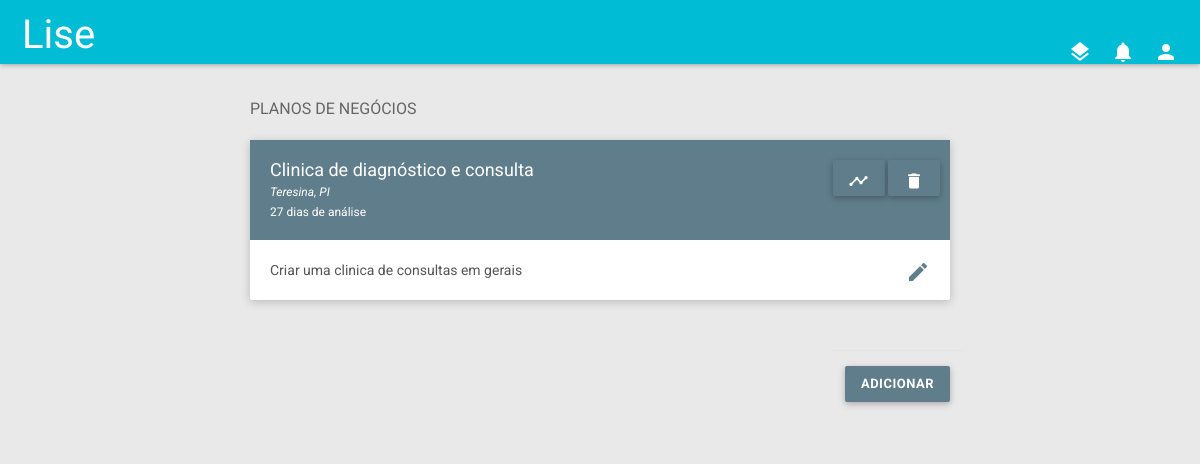
Screenshot of / (signed in) with the database file from the repository.
### managedata/models.py (models this page shows, shortened)
class BusinessPlan(models.Model):
    STATUS = (('solicitado','Solicitado'),('ativo','Ativo'),('cancelado','Cancelado'))
    description = models.CharField(max_length=240)
    state = models.CharField(max_length=100)
    city = models.CharField(max_length=100)
    enterprising = models.ForeignKey('Enterprising', on_delete=models.CASCADE)
    create_date = models.DateField()
    status = models.CharField(max_length=15, choices=STATUS, default='solicitado')
    category = models.ForeignKey('CategoryBusiness', on_delete=models.CASCADE, related_name='business_plans')
    def ageDays(self):
        return (date.today() - self.create_date).days
    def location(self):
        return '%s, %s' % (self.city, self.state)

class CategoryBusiness(models.Model):
    specialty = models.CharField(max_length=240, unique=True)
    branch = models.ManyToManyField('Branch')
    active = models.BooleanField(default=True)

### liseapp/views.py (the view)
# urls.py: url(r'^$', views.index, name='index'),
@login_required()
def index(request):
    profile = profileLoggedIn(request)
    plans = BusinessPlan.objects.filter(enterprising=profile, status='ativo')
    if request.method == 'POST':
        form = EditDescriptionPlan(request.POST)
        if form.is_valid():
            plan = BusinessPlan.objects.get(id=form.cleaned_data.get('id'))
            plan.description = form.cleaned_data.get('description')
            plan.save(force_update=True)
            return redirect('liseapp:index')
    else:
        form = EditDescriptionPlan()
    vals = dict(dict_base(request), **{'plans':plans, 'form':form})
    return render(request, 'index.html', vals)

### liseapp/models.py (called while the page is built)
    def days_ago_created(self):
        ago = (timezone.now().date() - self.date.date()).days
        return 'hoje' if ago == 0 else '1 dia atrás'if ago==1 else '%d dias atrás' % (ago)

    def get_href(self):
        return reverse('liseapp:notifications', kwargs={'pk':self.id})

### liseapp/views.py (called while the page is built)
def profileLoggedIn(request):
    return Enterprising.objects.get(user=request.user)

def dict_base(request):
    profile = profileLoggedIn(request)
    n = Notification.objects.filter(user=profile)[:5]
    n_not_viewed = Notification.objects.filter(user=profile, viewed=False)[:5]
    return {'notifications':n, 'noti_no_viewed': n_not_viewed}

### liseapp/templates/index.html (shortened to what this page needs)
{% extends 'base.html' %}
{% block body %}
    <section class="content" id="sem-margem">
        <div class="container-fluid">
            <div class="row clearfix">
                <div class="col-lg-8 col-lg-push-2 col-md-8 col-md-push-2 col-sm-12 col-xs-12">
                    <div class="row clearfix block-header" >
                        <div class="col-lg-9 col-md-8 col-sm-10 col-xs-10">
                            <h2>PLANOS DE NEGÓCIOS</h2>
                        </div>
                    </div>
                    <div class="row clearfix">
                        {% for plan in plans %}
                        <div class="col-lg-12 col-md-12 col-sm-12 col-xs-12">
                            <div class="card">
                                <div class="header bg-blue-grey">
                                    <h2>
                                        {{ plan.category.specialty }}<br><small><em>{{ plan.location }}</em></small>
                                        <small>{{ plan.ageDays }} dias de análise</small>
                                    </h2>
                                    <ul class="header-dropdown m-r--5">
                                        <li>
                                            <button  onclick="window.location = '{% url 'liseapp:dashboard-details' plan.id %}';" type="button" class="btn bg-blue-grey waves-effect">
                                                <i class="material-icons">timeline</i>
                                            </button>
                                        </li>
                                        <li>
                                            <button type="button" onclick="deletarPlano({{ plan.id }});" class="btn bg-blue-grey waves-effect">
                                                <i class="material-icons">delete</i>
                                            </button>
                                        </li>
                                    </ul>
                                </div>
                                <div class="body">
                                    <div class="link-blue-grey" style="float: right; ">
                                        <a class="dropdown-toggle" type="button" data-toggle="modal" data-target="#editDecription">
                                            <i class="material-icons" style="color:#607D8B;">edit</i>
                                        </a>
                                    </div>
                                    {{ plan.description }}
                                </div>
                            </div>
                        </div>
                        {% endfor %}
                    </div>
                    <div class="modal-footer link" style="float: right;">
                        <a type="button" class="btn bg-blue-grey waves-effect" href="{% url 'liseapp:register-plan' %}"><b>ADICIONAR</b></a>
                    </div>
                </div>
            </div>
        </div>
    </section>
{% endblock %}

### rows the page displays
BusinessPlan: category.specialty "Clinica de diagnóstico e consulta", location "Teresina, PI", ageDays "27", description "Criar uma clinica de consultas em gerais"
